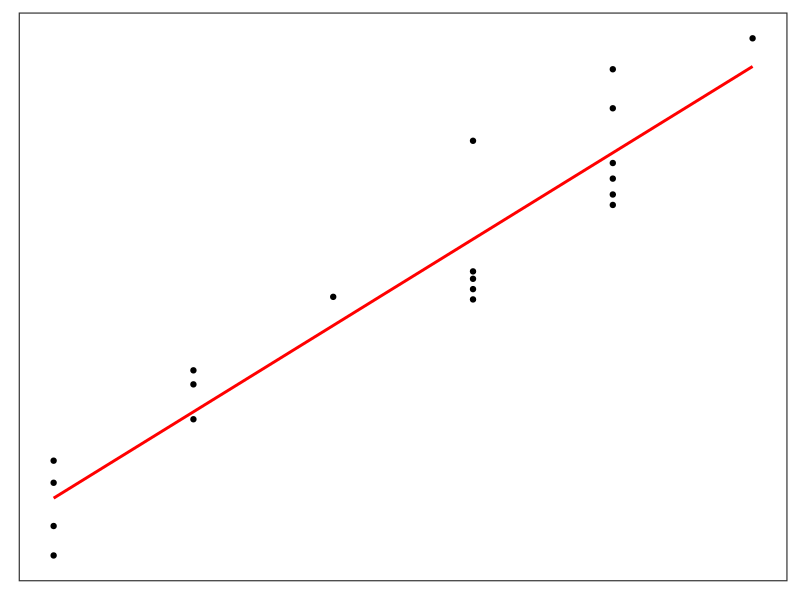
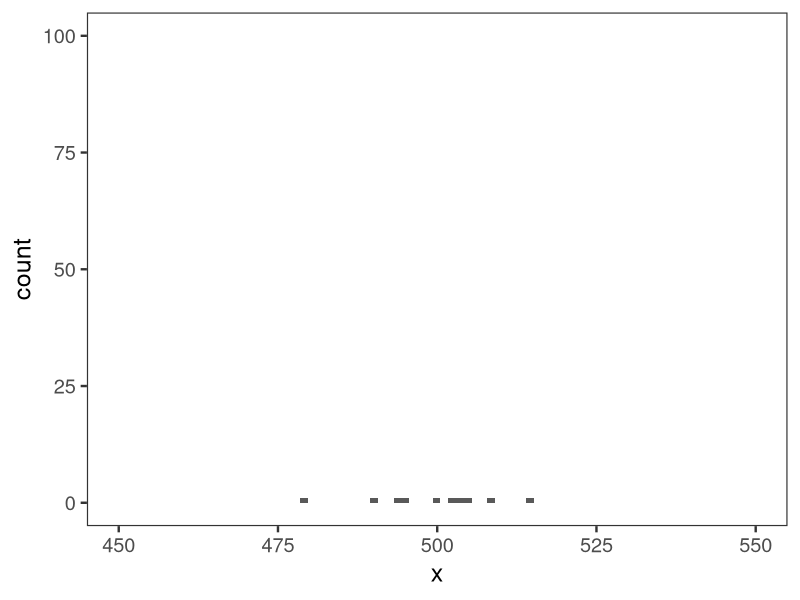
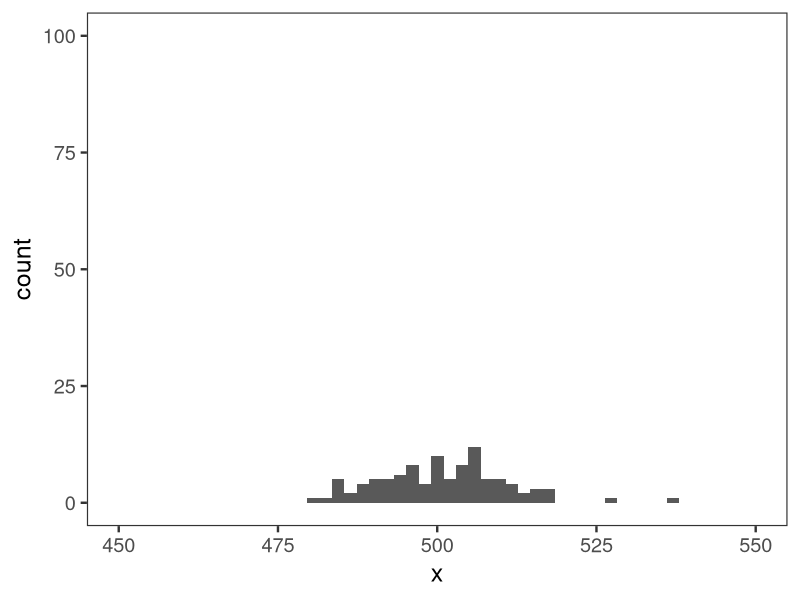
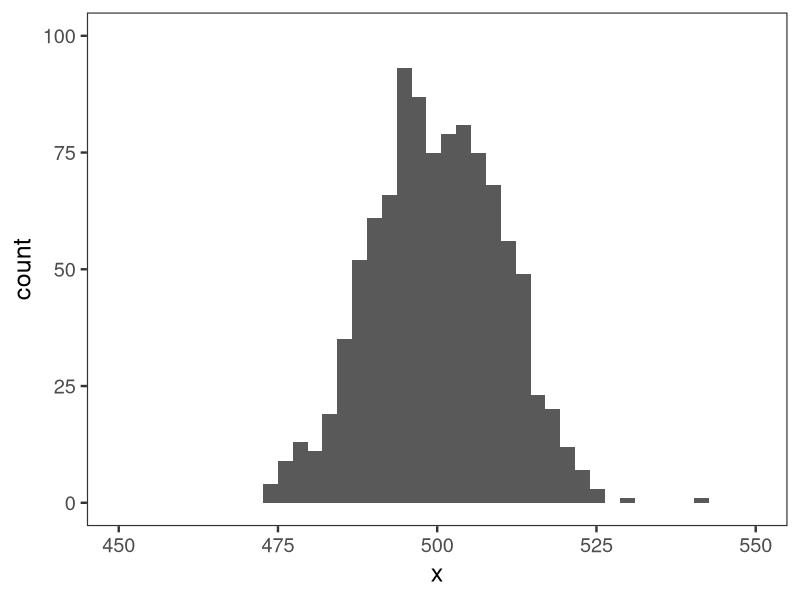
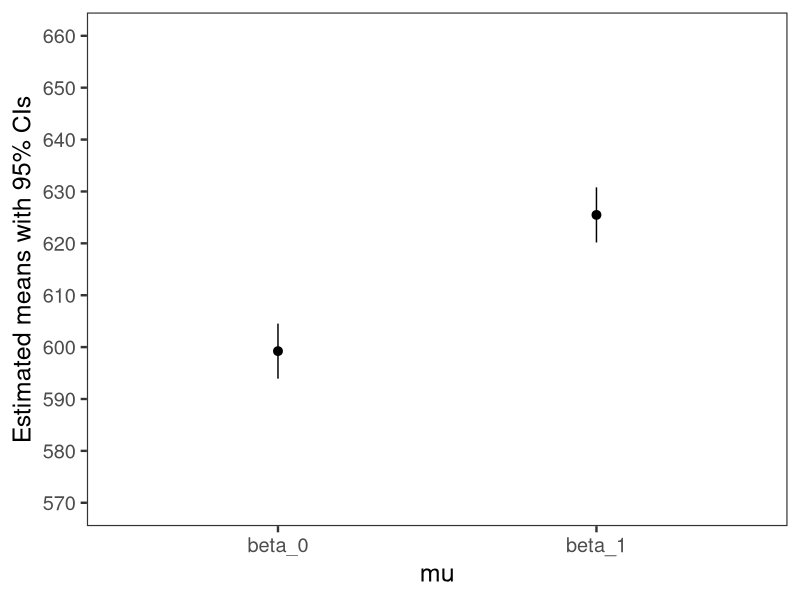
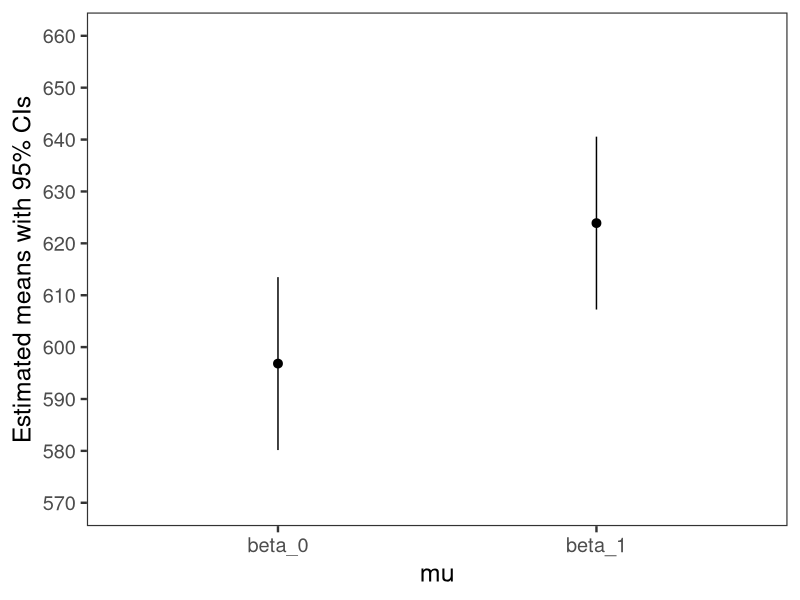
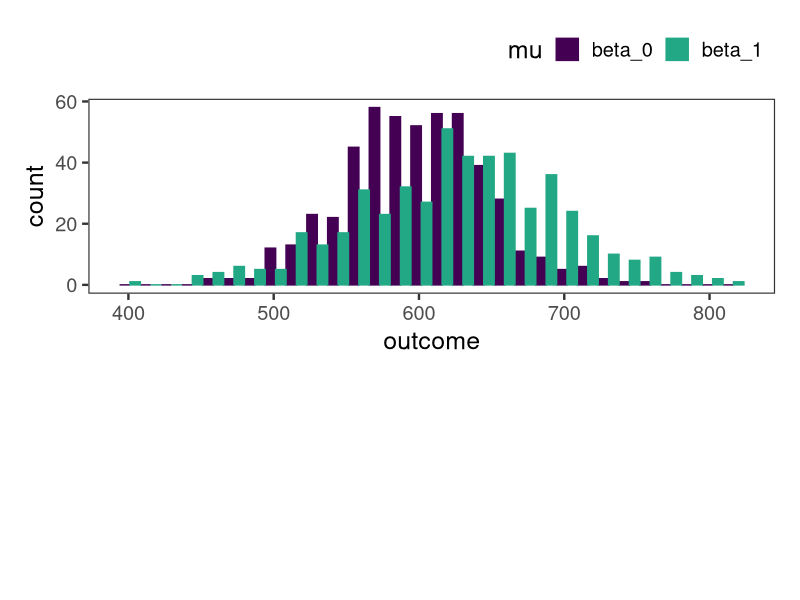
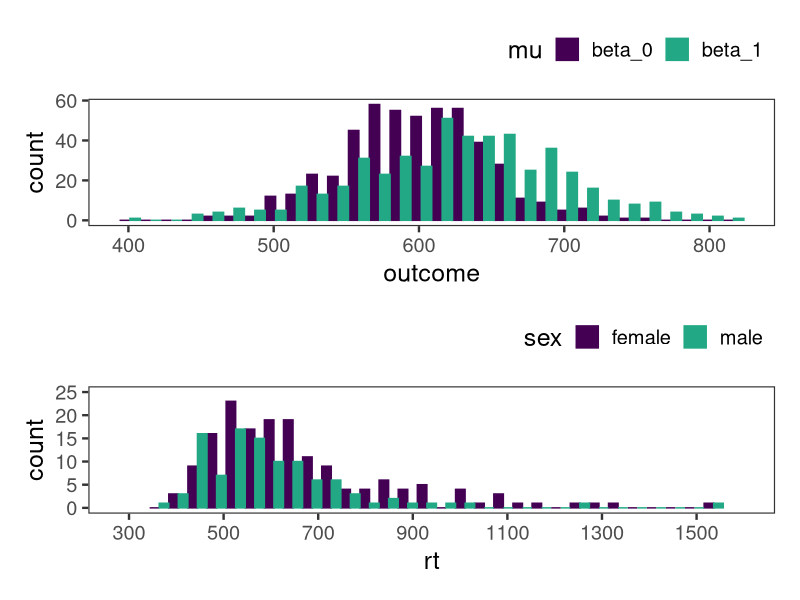

Reproduce these figures in R, in order.
## ---- chunk 1
knitr::opts_chunk$set(echo = TRUE, warning = FALSE, eval = TRUE, message = FALSE, comment=NA)
options("kableExtra.html.bsTable" = T, digits = 3)
options(pillar.print_min = 5, pillar.print_max = 6)
library(tidyverse)
library(knitr)
library(kableExtra)
library(patchwork)
theme_set(theme_bw(base_size = 18) +
            theme(legend.position = "top", 
                  legend.justification = "right",
                  panel.grid = element_blank()))
## ---- chunk 2
n <- 20
beta_0 <- 50
beta_1 <- 6
sigma <- 5
sim <- tibble(id = 1:n) %>%
    mutate(x = sample(0:5, size = n, replace = T),
           e = rnorm(n, mean = 0, sd = sigma)) %>% 
    mutate(y = beta_0 + beta_1 * x + e) %>%
  select(id, x, y)

ggplot(data =sim, aes(x = x, y = y)) +
  geom_point() +
  geom_smooth(method = "lm", se = F, colour = "red") +
  theme(axis.title = element_blank(),
        axis.text = element_blank(),
        axis.ticks = element_blank())
## ---- chunk 3
# Generate data
x <- rnorm(n = 10, mean = 500, sd = 10)
## ---- chunk 4
ggplot(data = NULL, aes(x = x)) +
  geom_histogram() +
  coord_cartesian(xlim = c(450, 550),
                  ylim = c(0, 100))
## ---- chunk 5
# Generate data
x <- rnorm(n = 100, mean = 500, sd = 10)
## ---- chunk 6
ggplot(data = NULL, aes(x = x)) +
  geom_histogram() +
  coord_cartesian(xlim = c(450, 550),
                  ylim = c(0, 100))
## ---- chunk 7
# Generate data
x <- rnorm(n = 1000, mean = 500, sd = 10)
## ---- chunk 8
ggplot(data = NULL, aes(x = x)) +
  geom_histogram() +
  coord_cartesian(xlim = c(450, 550),
                  ylim = c(0, 100))
## ---- chunk 9
# Set parameter values
n <- 1000
beta_0 <- 600 
beta_1 <- 30
sigma <- 50
## ---- chunk 10
# Generate data
sim_data <- tibble(beta_0 = rnorm(n = n/2, mean = beta_0, sd = sigma),
                   beta_1 = rnorm(n = n/2, mean = beta_0 + beta_1, sd = sigma)) 
# Preview data
glimpse(sim_data)
## ---- chunk 11
# Set parameter values
n <- 1000
beta_0 <- 600 
beta_1 <- 30
sigma <- 50
## ---- chunk 12
# Change data format
sim_data <- pivot_longer(sim_data, cols = c(beta_0, beta_1), names_to = "mu", values_to = "outcome")
# Preview data
glimpse(sim_data)
## ---- chunk 13
# Set parameter values
n <- 1000
beta_0 <- 600 
beta_1 <- 30
sigma <- 50
## ---- chunk 14
# Preview data
glimpse(sim_data)
# Normal linear model of simulated data
model <- lm(outcome ~ mu, data = sim_data)
## ---- chunk 15
# Set parameter values
n <- 1000
beta_0 <- 600 
beta_1 <- 30
sigma <- 50
## ---- chunk 16
# Model coefficients
coef(model)
## ---- chunk 17
# Standard deviation
sigma(model)
## ---- chunk 18
emmeans::emmeans(model, specs = "mu") %>% 
  as.tibble() %>% 
  ggplot(aes(x = mu, 
             y = emmean,
             ymin = lower.CL,
             ymax = upper.CL)) +
  geom_pointrange() +
  coord_cartesian(ylim = c(570, 660)) +
  scale_y_continuous(breaks = seq(500, 700, 10)) +
  labs(y = "Estimated means with 95% CIs")
## ---- chunk 19
# Set parameter values
n <- 1000
beta_0 <- 600 
beta_1 <- 30
sigma <- 150
## ---- chunk 20
sim_data <- tibble(beta_0 = rnorm(n = n/2, mean = beta_0, sd = sigma),
                   beta_1 = rnorm(n = n/2, mean = beta_0 + beta_1, sd = sigma)) %>% 
  pivot_longer(cols = c(beta_0, beta_1), names_to = "mu", values_to = "outcome")
## ---- chunk 21
# Normal linear model of simulated data
model <- lm(outcome ~ mu, data = sim_data)
## ---- chunk 22
# Model coefficients
coef(model)
## ---- chunk 23
# Standard deviation
sigma(model)
## ---- chunk 24
emmeans::emmeans(model, specs = "mu") %>% 
  as.tibble() %>% 
  ggplot(aes(x = mu, 
             y = emmean,
             ymin = lower.CL,
             ymax = upper.CL)) +
  geom_pointrange() +
  coord_cartesian(ylim = c(570, 660)) +
  scale_y_continuous(breaks = seq(500, 700, 10)) +
  labs(y = "Estimated means with 95% CIs")
## ---- chunk 25
# Set parameter values
n <- 1000
beta_0 <- 600 
beta_1 <- 30
sigma <- 50

sim_data <- tibble(beta_0 = rnorm(n = n/2, mean = beta_0, sd = sigma),
                   beta_1 = rnorm(n = n/2, mean = beta_0 + beta_1, sd = sigma)) %>% 
  pivot_longer(cols = c(beta_0, beta_1), names_to = "mu", values_to = "outcome")

plot_sim <- ggplot(data = sim_data, aes(x = outcome, colour = mu, fill = mu)) +
  geom_histogram(position = "dodge") +
  scale_colour_viridis_d(end = .6) +
  scale_fill_viridis_d(end = .6) 
## ---- chunk 26
plot_sim / plot_spacer()
## ---- chunk 27
blomkvist <- read_csv("../data/blomkvist.csv") %>% 
    select(id, sex, rt = rt_hand_d)
glimpse(blomkvist, width = 50)
## ---- chunk 28
plot_blomkvist <- ggplot(data = blomkvist, aes(x = rt, colour = sex, fill = sex)) +
  geom_histogram(position = "dodge") +
  coord_cartesian(xlim = c(280, 1600),
                  ylim = c(0, 25)) +
  scale_x_continuous(breaks = seq(100, 2000, 200)) +
  scale_colour_viridis_d(end = .6) +
  scale_fill_viridis_d(end = .6) 

## ---- chunk 29
plot_sim / plot_blomkvist
## ---- chunk 30
blomkvist <- read_csv("../data/blomkvist.csv") %>% 
  select(id, sex, rt = rt_hand_d) %>% 
  mutate(log_rt = log(rt))
glimpse(blomkvist, width = 50)
## ---- chunk 31
log_blomkvist <- ggplot(data = blomkvist, aes(x = log_rt, colour = sex, fill = sex)) +
  geom_histogram(position = "dodge") +
  scale_x_continuous(breaks = seq(5, 8, .25)) +
  scale_colour_viridis_d(end = .6) +
  scale_fill_viridis_d(end = .6)

## ---- chunk 32
plot_blomkvist / log_blomkvist + plot_layout(guides = "collect")
## ---- chunk 33
log_blomkvist +
  facet_wrap(~sex, nrow = 2) +
  theme(strip.background = element_blank(),
        strip.text = element_blank())
## ---- chunk 34
# Model coefficients
coef(model)
## ---- chunk 35
# Load and transform data
blomkvist <- read_csv("../data/blomkvist.csv") %>% 
  select(id, sex, rt = rt_hand_d) %>% 
  mutate(log_rt = log(rt))
## ---- chunk 36
# Specify model
model <- lm(log_rt ~ sex, data = blomkvist)
## ---- chunk 37
# Model coefficients
coef(model)
## ---- chunk 38
# Specify model
model <- lm(log_rt ~ sex, data = blomkvist)
# Model coefficients
(coefs <- as.vector(coef(model)))
## ---- chunk 39
# Converting coefficients to msecs
intercept <- coefs[1]
slope <- coefs[2]
## ---- chunk 40
exp(intercept) # female group in msecs
## ---- chunk 41
exp(intercept + slope) # male group in msecs
## ---- chunk 42
exp(intercept + slope) - exp(intercept) 
## ---- chunk 43
coef(model)
## ---- chunk 44
exp(intercept) # female group in msecs
## ---- chunk 45
exp(intercept + slope) - exp(intercept) 
## ---- chunk 46
# Coefficients from earlier
#exp(intercept); exp(intercept + slope) - exp(intercept)
## ---- chunk 47
coef(model)
## ---- chunk 48
blomkvist <- mutate(blomkvist, across(sex, factor))
## ---- chunk 49
# Default: treatment contrast
contrasts(blomkvist$sex)
## ---- chunk 50
# Sum contrast
contrasts(blomkvist$sex) <- c(-.5, .5)
colnames(contrasts(blomkvist$sex)) <- ": female vs male"
## ---- chunk 51
contrasts(blomkvist$sex)
## ---- chunk 52
# Re-fit model with sum contrast
model <- lm(log_rt ~ sex, data = blomkvist)
coef(model)
## ---- chunk 53
# Load and transform data
blomkvist <- read_csv("../data/blomkvist.csv") %>% 
  select(id, sex, age, rt = rt_hand_d) %>% 
  mutate(log_rt = log(rt),
         age = cut(age, breaks = 3, labels = 1:3))

ggplot(blomkvist, aes(x = log_rt, colour = sex, fill = sex)) +
  geom_density(alpha = .5, show.legend = F) +
  facet_grid(age ~ sex, labeller = label_both) +
  scale_colour_viridis_d(end = .6) +
  scale_fill_viridis_d(end = .6)
## ---- chunk 54
# Load and transform data
blomkvist <- read_csv("../data/blomkvist.csv") %>% 
  select(id, sex, age, rt = rt_hand_d) %>% 
  mutate(log_rt = log(rt),
         age = cut(age, breaks = 3, labels = 1:3))

ggplot(blomkvist, aes(x = log_rt, colour = sex, fill = sex)) +
  geom_density(alpha = .5, show.legend = F) +
  facet_grid(age ~ sex, labeller = label_both) +
  scale_colour_viridis_d(end = .6) +
  scale_fill_viridis_d(end = .6)
## ---- chunk 55
blomkvist <- read_csv("../data/blomkvist.csv") %>% 
  select(id, sex, age, rt = rt_hand_d) %>% 
  mutate(log_rt = log(rt)) %>% 
  drop_na()
## ---- chunk 56
model <- lm(rt ~ sex + age, data = blomkvist)
## ---- chunk 57
(coefs <- coef(model))
## ---- chunk 58
sigma(model)
## ---- chunk 59
mutate(blomkvist, 
       sex = recode(sex, female = 0, male = 1),
       mu = coefs[1] + coefs[2]*sex + coefs[3]*age,
       squared_diffs = (rt - mu)^2) %>% 
summarise(sum_of_squres = sum(squared_diffs),
          K = 2,
          N = n(),
          sigma_2 = 1 / (N-K-1) * sum_of_squres,
          sigma = sqrt(sigma_2))
## ---- chunk 60
# Extract the coefficients table from summary
coefs <- summary(model)$coefficients
# MLE for sex
(beta_sex <- coefs['sexmale', 'Estimate'])
## ---- chunk 61
# Standard error
(se_sex <- coefs['sexmale', 'Std. Error'])
## ---- chunk 62
(t <- (beta_sex - 1.0)/se_sex)
## ---- chunk 63
n <- nrow(blomkvist)
K <- 2
pt(abs(t), df = n - K - 1, lower.tail = FALSE) * 2
## ---- chunk 64
(t <- (beta_sex - 0.0)/se_sex)
## ---- chunk 65
n <- nrow(blomkvist)
K <- 2
pt(abs(t), df = n - K - 1, lower.tail = FALSE) * 2
## ---- chunk 66
summary(model)$coefficients
## ---- chunk 67
(tau <- qt(.975, df = n - K - 1))
## ---- chunk 68
beta_sex + c(-1, 1) * se_sex * tau
## ---- chunk 69
confint(model, parm = 'sexmale', level = .95)
## ---- chunk 70
rt_data_new <- tibble(sex = "female", age = 95)
predict(model, newdata = rt_data_new) # in msecs
## ---- chunk 71
predict(model, interval = 'confidence', newdata = rt_data_new)
## ---- chunk 72
model_2 <- lm(log_rt ~ sex + age, data = blomkvist)
coef(model_2)
## ---- chunk 73
model <- lm(log_rt ~ age, data = blomkvist)

blomkvist$pred <- predict(model)
blomkvist$resid <- residuals(model)

plot <- ggplot(blomkvist, aes(x = age, y = pred) ) +
  stat_smooth(method = "lm", size = 2, colour = "darkred") +
  labs(y = "log rts", 
       subtitle = bquote("y"[i]~"~"~"N("*mu["i"]*","~sigma^2*"),"~mu["i"] == beta[0]~+~beta["1"]~"*"~"x"["age"])) +
  geom_point(aes(x = age, y = log(rt)), size = 1);plot

## ---- chunk 74
model <- lm(log_rt ~ age + sex, data = blomkvist)

blomkvist$pred <- predict(model)
blomkvist$resid <- residuals(model)

plot <- ggplot(blomkvist, aes(x = age, y = pred, colour = sex) ) +
  stat_smooth(method = "lm", size = 2) +
  labs(y = "log rts", 
       subtitle = bquote("y"[i]~"~"~"N("*mu["i"]*","~sigma^2*"),"~mu["i"] == beta[0]~+~beta["1"]~"*"~"x"["age"]~+~beta["2"]~"*"~"x"["sex"])) +
  geom_point(aes(x = age, y = log(rt), colour = sex), size = 1) +
  scale_colour_viridis_d(end = .6) +
  theme(legend.position = c(.45,.85),
        legend.direction = "horizontal");plot

## ---- chunk 75
model_3 <- lm(log_rt ~ sex + age + sex:age, data = blomkvist)
## ---- chunk 76
model_3 <- lm(log_rt ~ sex * age, data = blomkvist)
## ---- chunk 77
model <- lm(log_rt ~ age + sex, data = blomkvist)

blomkvist$pred <- predict(model)
blomkvist$resid <- residuals(model)

plot <- ggplot(blomkvist, aes(x = age, y = pred, colour = sex) ) +
  stat_smooth(method = "lm", size = 2) +
  labs(y = "log rts", 
       subtitle = bquote("y"[i]~"~"~"N("*mu["i"]*","~sigma^2*"),"~mu["i"] == beta[0]~+~beta["1"]~"*"~"x"["age"]~+~beta["2"]~"*"~"x"["sex"])) +
  geom_point(aes(x = age, y = log(rt), colour = sex), size = 1) +
  scale_colour_viridis_d(end = .6) +
  theme(legend.position = c(.45,.9),
        legend.direction = "horizontal",
        plot.subtitle = element_text(size = 14));plot

## ---- chunk 78
model <- lm(log_rt ~ age * sex, data = blomkvist)

blomkvist$pred <- predict(model)
blomkvist$resid <- residuals(model)

plot <- ggplot(blomkvist, aes(x = age, y = pred, colour = sex) ) +
  stat_smooth(method = "lm", size = 2) +
  labs(y = "log rts", 
       subtitle = bquote("y"[i]~"~"~"N("*mu["i"]*","~sigma^2*"),"~mu["i"] == beta[0]~+~beta["1"]~"*"~"x"["age"]~+~beta["2"]~"*"~"x"["sex"]~+~beta["3"]~"*"~"x"["sex"]~"*"~"x"["age"])) +
  geom_point(aes(x = age, y = log(rt), colour = sex), size = 1) +
  scale_colour_viridis_d(end = .6) +
  theme(legend.position = c(.45,.9),
        legend.direction = "horizontal",
        plot.subtitle = element_text(size = 14));plot

## ---- chunk 79
model_3 <- lm(rt ~ sex * age, data = blomkvist)
## ---- chunk 80
(betas <- coef(model_3))
## ---- chunk 81
betas <- as.vector(coef(model_3))
## ---- chunk 82
# females
betas[1]
## ---- chunk 83
# males
betas[1] + betas[2]
## ---- chunk 84
# females
betas[3]
## ---- chunk 85
# males
betas[3] + betas[4]
## ---- chunk 86
model_3 <- lm(log_rt ~ sex * age, data = blomkvist)
## ---- chunk 87
(betas <- coef(model_3))
## ---- chunk 88
betas <- as.vector(coef(model_3))
## ---- chunk 89
# females
exp(betas[1]) 
## ---- chunk 90
# males
exp(betas[1] + betas[2])
## ---- chunk 91
# females
exp(betas[1] + betas[3]) - exp(betas[1])
## ---- chunk 92
# males
exp(betas[1] + betas[3] + betas[4]) -
  exp(betas[1])
## ---- chunk 93
# Load and pre-process data
blomkvist <- read_csv("../data/blomkvist.csv") %>% 
  select(id, sex, age, rt = rt_hand_d, smoker) %>% 
  mutate(log_rt = log(rt)) %>% 
  drop_na()
## ---- chunk 94
# Categories of smoker
unique(blomkvist$smoker)
## ---- chunk 95
model_smoker <- lm(log_rt ~ smoker, data = blomkvist)
(betas <- coef(model_smoker))
## ---- chunk 96
betas <- as.vector(coef(model_smoker))
## ---- chunk 97
exp(betas[1])
## ---- chunk 98
model_smoker <- lm(log_rt ~ smoker, data = blomkvist)
(betas <- coef(model_smoker))
## ---- chunk 99
betas <- as.vector(coef(model_smoker))
## ---- chunk 100
exp(betas[1] + betas[2] * 1 + betas[3] * 0)
## ---- chunk 101
model_smoker <- lm(log_rt ~ smoker, data = blomkvist)
(betas <- coef(model_smoker))
## ---- chunk 102
betas <- as.vector(coef(model_smoker))
## ---- chunk 103
exp(betas[1] + betas[2] * 0 + betas[3] * 1)
